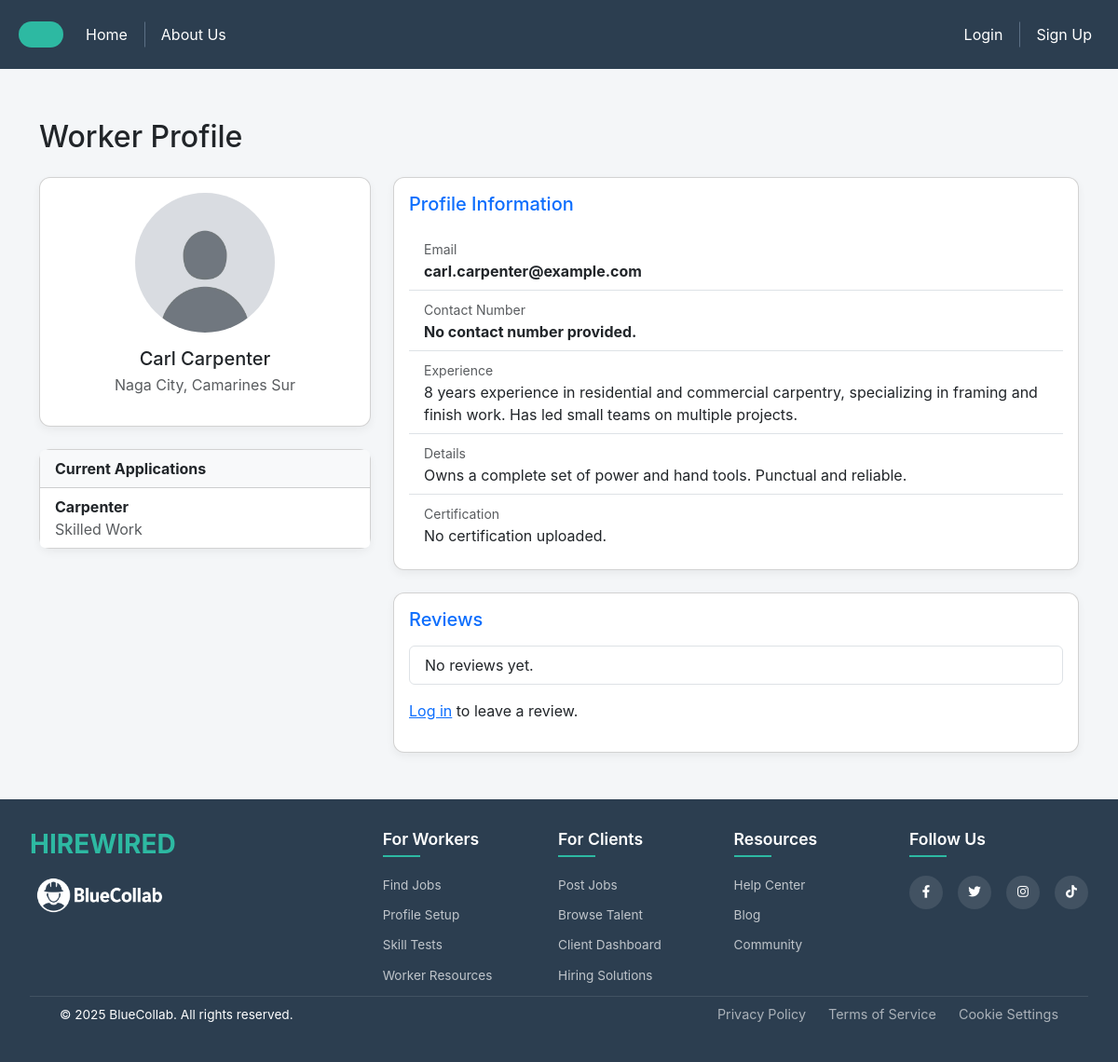
Screenshot of /workers/124/ with the database file from the repository.
### session/models.py (models this page shows, shortened)
class User(AbstractUser):
    USER_TYPE_CHOICES = (
        ('worker', 'Worker'),
        ('employer', 'Employer'),
    )
    username = models.CharField(max_length=20, unique=True)
    user_type = models.CharField(max_length=10, choices=USER_TYPE_CHOICES)
    contact_number = models.CharField(max_length=100, blank=True, null=True)
    objects = UserManager()
    @property
    def profile(self):
        if self.user_type == "worker":
            return WorkerProfile.objects.filter(user=self).first()
        elif self.user_type == "employer":
            return EmployerProfile.objects.filter(user=self).first()
        return None  # No profile exists

### profiles/models.py (models this page shows, shortened)
class WorkerProfile(models.Model):
    user = models.OneToOneField(settings.AUTH_USER_MODEL, on_delete=models.CASCADE)
    categories = models.ManyToManyField(Category, blank=True)
    location = models.CharField(max_length=255, blank=True)
    experience = models.TextField(blank=True)
    details = models.TextField(blank=True)
    contact_number = models.CharField(max_length=100, blank=True)
    profile_picture = models.ImageField(upload_to='profile_pictures/', blank=True, null=True, default='profile_pictures/default.jpg')
    certification = models.FileField(upload_to='certifications/', blank=True, null=True)

### findjob/models.py (models this page shows)
class Job(models.Model):
    name = models.CharField(max_length=255)
    description = models.TextField(blank=True)
    category = models.CharField(max_length=255)
    schedule = models.CharField(max_length=255)
    salary = models.DecimalField(max_digits=10, decimal_places=2)
    rate_type = models.CharField(max_length=10, choices=[('hr', 'Per Hour'), ('day', 'Per Day')])
    details = models.TextField(blank=True)
    city = models.CharField(max_length=100, default='Quezon')

### hireworkers/views.py (the view, shortened to what this page needs)
# urls.py: path('workers/<int:worker_id>/', hire_worker_profile_view, name='hire_worker_profile_view'),
def hire_worker_profile_view(request, worker_id):
    worker = get_user_model().objects.get(id=worker_id)
    applications = Application.objects.filter(worker=worker)
    jobs = [application.job for application in applications]
    reviews = Review.objects.filter(worker=worker).order_by('-created_at')
    context = {
        'worker': worker,
        'jobs': jobs,
        'reviews': reviews,
    }
    return render(request, 'worker_profile.html', context)

### hireworkers/templates/worker_profile.html
{% extends 'base.html' %}
{% load static %}
{% block add_css %}
    <link rel="stylesheet" href="{% static 'css/hireworker_prof.css' %}">
{% endblock %}
{% block nav %}
    {% include 'nav.html' %}
{% endblock %}
{% block content %}
<div class="container my-5">
    <h2 class="mb-4">Worker Profile</h2>
    <div class="row">
        <div class="col-md-4">
            <div class="card mb-4">
                <div class="card-body text-center">
                    {% if worker.profile.profile_picture %}
                        <img src="{{ worker.profile.profile_picture.url }}" class="img-fluid rounded-circle mb-3" style="width: 150px;" alt="Profile Picture">
                    {% else %}
                        <p>No profile image available.</p>
                    {% endif %}
                    <h5 class="card-title mb-1">{{ worker.first_name }} {{ worker.last_name }}</h5>
                    <p class="text-muted">{{ worker.workerprofile.location }}</p>
                </div>
            </div>
            <div class="card">
                <div class="card-header bg-light fw-bold">Current Applications</div>
                <ul class="list-group list-group-flush">
                    {% if jobs %}
                        {% for job in jobs %}
                        <li class="list-group-item">
                            <strong>{{ job.name }}</strong><br>
                            <span class="text-muted">{{ job.category }}</span>
                        </li>
                        {% endfor %}
                    {% else %}
                        <li class="list-group-item">No current applications.</li>
                    {% endif %}
                </ul>
            </div>
        </div>
        <div class="col-md-8">
            <div class="card mb-4">
                <div class="card-body">
                    <h5 class="mb-3 text-primary">Profile Information</h5>
                    <ul class="list-group list-group-flush">
                        <li class="list-group-item">
                            <small class="text-muted">Email</small><br>
                            <strong>{{ worker.email|default:"No email provided." }}</strong>
                        </li>
                        <li class="list-group-item">
                            <small class="text-muted">Contact Number</small><br>
                            <strong>{{ worker.workerprofile.contact_number|default:"No contact number provided." }}</strong>
                        </li>
                        <li class="list-group-item">
                            <small class="text-muted">Experience</small><br>
                            <p class="mb-0">{{ worker.workerprofile.experience }}</p>
                        </li>
                        <li class="list-group-item">
                            <small class="text-muted">Details</small><br>
                            <p class="mb-0">{{ worker.workerprofile.details }}</p>
                        </li>
                        <li class="list-group-item">
                            <small class="text-muted">Certification</small><br>
                            {% if worker.workerprofile.certification %}
                                <a href="{{ worker.workerprofile.certification.url }}" target="_blank" class="btn btn-sm btn-outline-primary mt-1">
                                    View Certification
                                </a>
                            {% else %}
                                <p class="mb-0">No certification uploaded.</p>
                            {% endif %}
                        </li>
                    </ul>
                </div>
            </div>
            <div class="card">
                <div class="card-body">
                    <h5 class="mb-3 text-primary">Reviews</h5>
                    <ul class="list-group mb-3">
                        {% for review in reviews %}
                            <li class="list-group-item">
                                <strong>{{ review.reviewer.get_full_name|default:"Anonymous" }}</strong>
                                <p class="mb-1">{{ review.comment }}</p>
                                <small class="text-muted">{{ review.created_at|date:"M d, Y H:i" }}</small>
                            </li>
                        {% empty %}
                            <li class="list-group-item">No reviews yet.</li>
                        {% endfor %}
                    </ul>
                    {% if user.is_authenticated %}
                    <form method="post">
                        {% csrf_token %}
                        <div class="mb-3">
                            <label for="id_comment" class="form-label">Comment:</label>
                            <textarea name="comment" required class="form-control" rows="3"></textarea>
                        </div>
                        <button type="submit" class="btn btn-primary">Submit Review</button>
                    </form>
                    {% else %}
                    <p><a href="{% url 'login_view' %}">Log in</a> to leave a review.</p>
                    {% endif %}
                </div>
            </div>
        </div>
    </div>
</div>
{% endblock %}
{% block footer %}
    {% include 'footer.html' %}
{% endblock %}

### static/css/style.css (style rules this page uses)
body { font-family: 'Inter', sans-serif; padding-top: 80px; position: relative; background-color: #f4f6f8; }

### static/css/hireworker_prof.css (style rules this page uses)
.card { border-radius: 12px; box-shadow: 0 4px 10px rgba(0,0,0,0.05); }

### rows the page displays
User: profile.profile_picture (placeholder picture), first_name "Carl", last_name "Carpenter", workerprofile.location "Naga City, Camarines Sur", email "carl.carpenter@example.com", workerprofile.contact_number "No contact number provided.", workerprofile.experience "8 years experience in residential and commercial carpentry, specializing in framing and finish work. Has led small teams on multiple projects.", workerprofile.details "Owns a complete set of power and hand tools. Punctual and reliable."
Job: name "Carpenter", category "Skilled Work"
